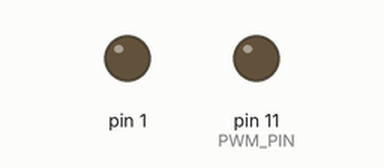
Bench run of a sketch on a simulated Arduino Uno, built with avr-gcc and run on an emulated ATmega328P. Parts: output pins drawn as LEDs (lit = HIGH).

Above: at 0.05 s.
At 4.55 s:
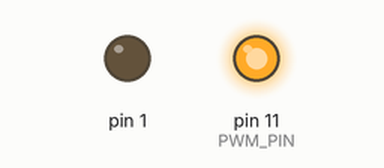
Timing chart, 0 to 5.9 s (numbered marks = the images above):
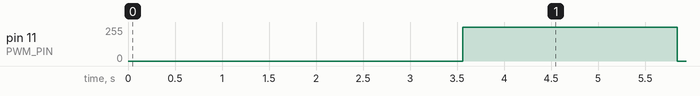

The sketch:

pwm_test.ino
```cpp
/*
 * PWM Test
 *  - Generate a PWM digital signal that ramps down from max (255) to min (0) duty cycle, then back up.
 */

const int PWM_PIN = 11;

void setup() {
  pinMode(OUTPUT, PWM_PIN);
}

void loop() {
  int i;

  // Generate 100% to 0% ramp in duty cycle (PWM)
  for(i = 255; i >= 0; i--)
  {
    analogWrite(PWM_PIN, i);
    delay(5);
  }
  delay(1000);

  // Generate 0% to 100% ramp in duty cycle (PWM)
  for(i = 0; i <= 255; i++)
  {
    analogWrite(PWM_PIN, i);
    delay(5);
  }
  delay(1000);
}
```

Measured:
- by itself, pin 11 (PWM_PIN): repeats every 4.6 s: 0/255 2.3 s, 255/255 2.3 s
